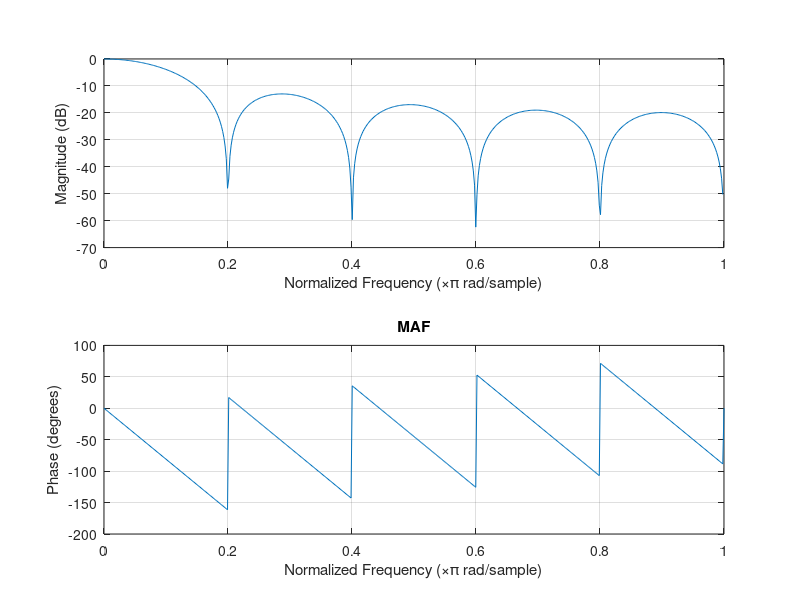
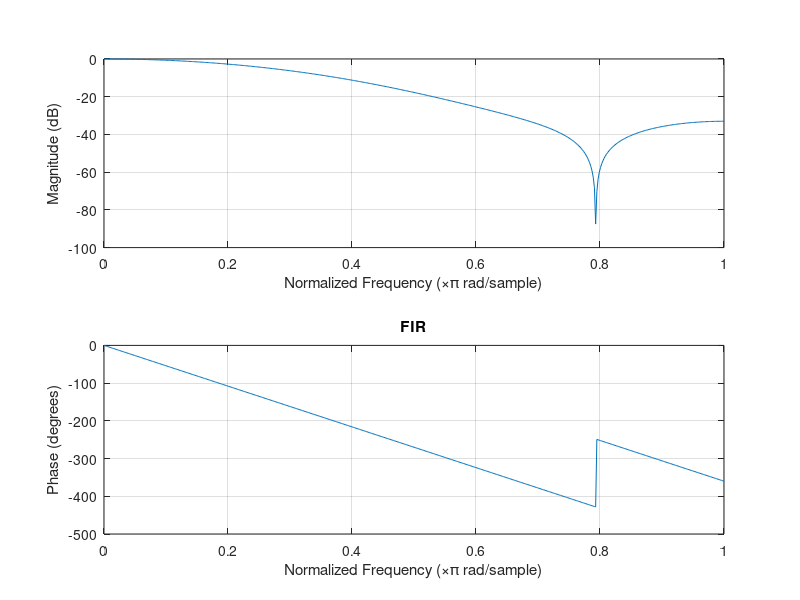

These charts were generated, in order, by the following MATLAB code: (Note: this script raises an error after producing the figures.)
fs = 100; %100 Hz
nyq = 100/2; %50 Hz
fc = 5; %Hz
Wn = fc/nyq;
nMAF = 10;
wMAF = ones(1,nMAF)*1/nMAF;
figure;
freqz(wMAF)
title 'MAF'

wFIR = fir1(6,Wn);
figure; freqz(wFIR)
title('FIR')

figure;
data = readtable('DSPgraphs.xlsx');
plot(data{:,2:5});
legend('Raw','MAF','IIR','FIR')
title('All')
figure;
subplot(2,2,1);
plot(data{:,2});
axis([0 100 -16500 -15000])
title('Raw')
subplot(2,2,2);
plot(data{:,3});
axis([0 100 -16500 -15000])
title('MAF')
subplot(2,2,3);
plot(data{:,4});
axis([0 100 -16500 -15000])
title('IIR')
subplot(2,2,4);
plot(data{:,5});
axis([0 100 -16500 -15000])
title('FIR')

% looks like IIR is best, few calculations and good looking signal